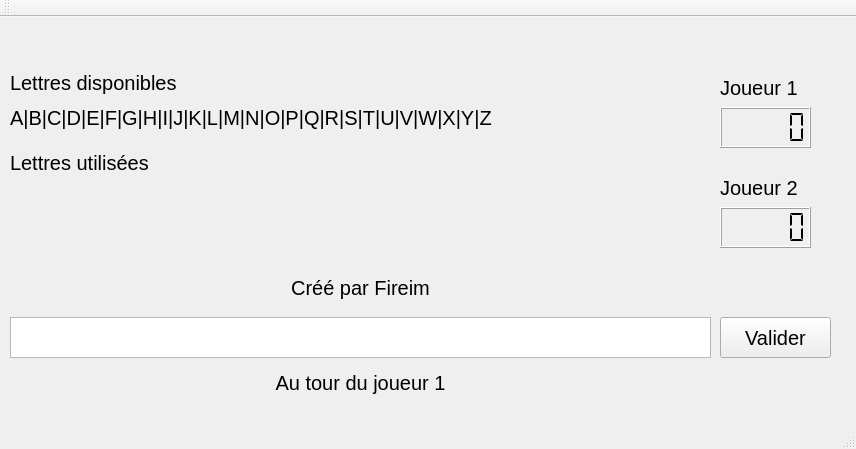
<?xml version="1.0" encoding="UTF-8"?>
<ui version="4.0">
 <class>MainWindow</class>
 <widget class="QMainWindow" name="MainWindow">
  <property name="geometry">
   <rect>
    <x>0</x>
    <y>0</y>
    <width>856</width>
    <height>449</height>
   </rect>
  </property>
  <property name="minimumSize">
   <size>
    <width>856</width>
    <height>449</height>
   </size>
  </property>
  <property name="maximumSize">
   <size>
    <width>856</width>
    <height>449</height>
   </size>
  </property>
  <property name="windowTitle">
   <string>Alpha</string>
  </property>
  <property name="windowOpacity">
   <double>1.000000000000000</double>
  </property>
  <widget class="QWidget" name="centralWidget">
   <widget class="QTextEdit" name="MotEdit">
    <property name="enabled">
     <bool>true</bool>
    </property>
    <property name="geometry">
     <rect>
      <x>10</x>
      <y>300</y>
      <width>701</width>
      <height>41</height>
     </rect>
    </property>
    <property name="font">
     <font>
      <pointsize>15</pointsize>
     </font>
    </property>
    <property name="html">
     <string>&lt;!DOCTYPE HTML PUBLIC &quot;-//W3C//DTD HTML 4.0//EN&quot; &quot;http://www.w3.org/TR/REC-html40/strict.dtd&quot;&gt;
&lt;html&gt;&lt;head&gt;&lt;meta name=&quot;qrichtext&quot; content=&quot;1&quot; /&gt;&lt;style type=&quot;text/css&quot;&gt;
p, li { white-space: pre-wrap; }
&lt;/style&gt;&lt;/head&gt;&lt;body style=&quot; font-family:'MS Shell Dlg 2'; font-size:15pt; font-weight:400; font-style:normal;&quot;&gt;
&lt;p style=&quot;-qt-paragraph-type:empty; margin-top:0px; margin-bottom:0px; margin-left:0px; margin-right:0px; -qt-block-indent:0; text-indent:0px;&quot;&gt;&lt;br /&gt;&lt;/p&gt;&lt;/body&gt;&lt;/html&gt;</string>
    </property>
   </widget>
   <widget class="QPushButton" name="validerButton">
    <property name="geometry">
     <rect>
      <x>720</x>
      <y>300</y>
      <width>111</width>
      <height>41</height>
     </rect>
    </property>
    <property name="font">
     <font>
      <pointsize>15</pointsize>
     </font>
    </property>
    <property name="text">
     <string>Valider</string>
    </property>
   </widget>
   <widget class="QLabel" name="lettreDispo">
    <property name="geometry">
     <rect>
      <x>10</x>
      <y>80</y>
      <width>701</width>
      <height>41</height>
     </rect>
    </property>
    <property name="font">
     <font>
      <pointsize>15</pointsize>
     </font>
    </property>
    <property name="text">
     <string>A|B|C|D|E|F|G|H|I|J|K|L|M|N|O|P|Q|R|S|T|U|V|W|X|Y|Z</string>
    </property>
   </widget>
   <widget class="QLabel" name="lettreUtilisee">
    <property name="geometry">
     <rect>
      <x>10</x>
      <y>160</y>
      <width>691</width>
      <height>41</height>
     </rect>
    </property>
    <property name="font">
     <font>
      <pointsize>15</pointsize>
     </font>
    </property>
    <property name="text">
     <string/>
    </property>
   </widget>
   <widget class="QLabel" name="label">
    <property name="geometry">
     <rect>
      <x>10</x>
      <y>40</y>
      <width>231</width>
      <height>51</height>
     </rect>
    </property>
    <property name="font">
     <font>
      <pointsize>15</pointsize>
     </font>
    </property>
    <property name="text">
     <string>Lettres disponibles</string>
    </property>
   </widget>
   <widget class="QLabel" name="label_2">
    <property name="geometry">
     <rect>
      <x>10</x>
      <y>130</y>
      <width>421</width>
      <height>31</height>
     </rect>
    </property>
    <property name="font">
     <font>
      <pointsize>15</pointsize>
     </font>
    </property>
    <property name="text">
     <string>Lettres utilisées</string>
    </property>
   </widget>
   <widget class="QLabel" name="label_3">
    <property name="geometry">
     <rect>
      <x>720</x>
      <y>50</y>
      <width>111</width>
      <height>41</height>
     </rect>
    </property>
    <property name="font">
     <font>
      <pointsize>15</pointsize>
     </font>
    </property>
    <property name="text">
     <string>Joueur 1</string>
    </property>
   </widget>
   <widget class="QLabel" name="label_4">
    <property name="geometry">
     <rect>
      <x>720</x>
      <y>150</y>
      <width>111</width>
      <height>41</height>
     </rect>
    </property>
    <property name="font">
     <font>
      <pointsize>15</pointsize>
     </font>
    </property>
    <property name="text">
     <string>Joueur 2</string>
    </property>
   </widget>
   <widget class="QLabel" name="tourNotif">
    <property name="geometry">
     <rect>
      <x>10</x>
      <y>350</y>
      <width>701</width>
      <height>31</height>
     </rect>
    </property>
    <property name="font">
     <font>
      <pointsize>15</pointsize>
     </font>
    </property>
    <property name="text">
     <string>Au tour du joueur 1</string>
    </property>
    <property name="alignment">
     <set>Qt::AlignCenter</set>
    </property>
   </widget>
   <widget class="QLabel" name="notif">
    <property name="geometry">
     <rect>
      <x>10</x>
      <y>250</y>
      <width>701</width>
      <height>41</height>
     </rect>
    </property>
    <property name="font">
     <font>
      <pointsize>15</pointsize>
     </font>
    </property>
    <property name="text">
     <string>Créé par Fireim</string>
    </property>
    <property name="alignment">
     <set>Qt::AlignCenter</set>
    </property>
   </widget>
   <widget class="QLCDNumber" name="pointJ1">
    <property name="geometry">
     <rect>
      <x>720</x>
      <y>90</y>
      <width>91</width>
      <height>41</height>
     </rect>
    </property>
    <property name="font">
     <font>
      <pointsize>8</pointsize>
      <weight>50</weight>
      <bold>false</bold>
     </font>
    </property>
    <property name="smallDecimalPoint">
     <bool>false</bool>
    </property>
    <property name="segmentStyle">
     <enum>QLCDNumber::Flat</enum>
    </property>
    <property name="intValue" stdset="0">
     <number>0</number>
    </property>
   </widget>
   <widget class="QLCDNumber" name="pointJ2">
    <property name="geometry">
     <rect>
      <x>720</x>
      <y>190</y>
      <width>91</width>
      <height>41</height>
     </rect>
    </property>
    <property name="segmentStyle">
     <enum>QLCDNumber::Flat</enum>
    </property>
   </widget>
  </widget>
  <widget class="QMenuBar" name="menuBar">
   <property name="geometry">
    <rect>
     <x>0</x>
     <y>0</y>
     <width>856</width>
     <height>26</height>
    </rect>
   </property>
  </widget>
  <widget class="QToolBar" name="mainToolBar">
   <attribute name="toolBarArea">
    <enum>TopToolBarArea</enum>
   </attribute>
   <attribute name="toolBarBreak">
    <bool>false</bool>
   </attribute>
  </widget>
  <widget class="QStatusBar" name="statusBar"/>
 </widget>
 <layoutdefault spacing="6" margin="11"/>
 <resources/>
 <connections/>
</ui>
